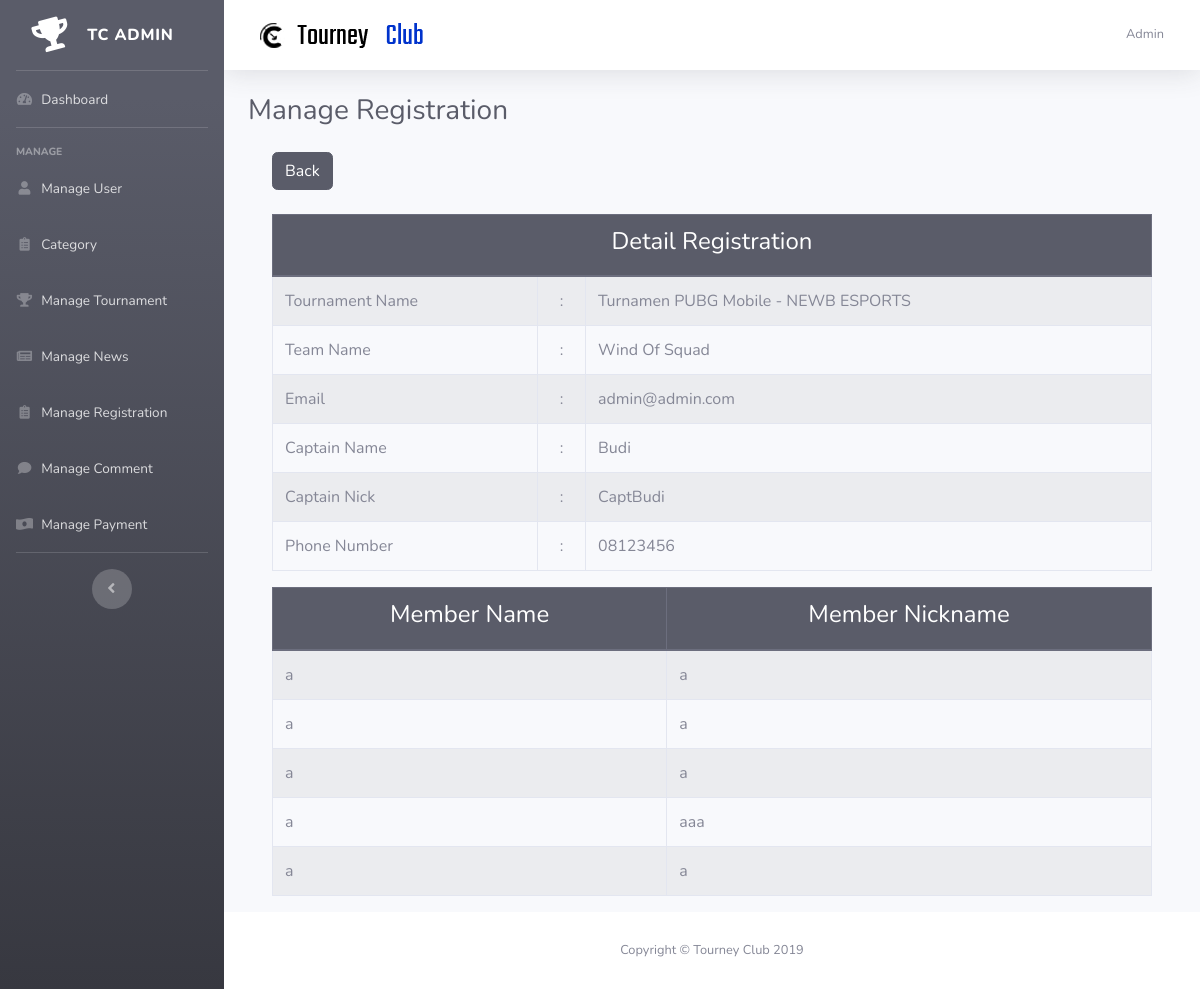
/admin/index.php?page=detail_registration&id_registration=29 (signed in), run on the app's committed database.
### tables this page shows
CREATE TABLE `tb_user` (
  `id_user` int(11) NOT NULL,
  `email` varchar(128) NOT NULL,
  `username` varchar(255) NOT NULL,
  `password` varchar(255) NOT NULL,
  `level` varchar(50) NOT NULL,
  `about` text NOT NULL,
  `date_birth` varchar(128) NOT NULL,
  `image` text NOT NULL,
  `date_created` datetime NOT NULL DEFAULT current_timestamp()
);

CREATE TABLE `tb_regist` (
  `id_regist` int(11) NOT NULL,
  `id_user` int(11) NOT NULL,
  `id_category` int(11) NOT NULL,
  `payment` text NOT NULL,
  `tournament_name` varchar(128) NOT NULL,
  `team_name` varchar(128) NOT NULL,
  `email` varchar(128) NOT NULL,
  `captain_name` varchar(128) NOT NULL,
  `captain_nick` varchar(128) NOT NULL,
  `phone_number` varchar(128) NOT NULL,
  `member1` varchar(128) NOT NULL,
  `member2` varchar(128) NOT NULL,
  `member3` varchar(128) NOT NULL,
  `member4` varchar(128) NOT NULL,
  `member5` varchar(128) NOT NULL,
  `nick1` varchar(128) NOT NULL,
  `nick2` varchar(128) NOT NULL,
  `nick3` varchar(128) NOT NULL,
  `nick4` varchar(128) NOT NULL,
  `nick5` varchar(128) NOT NULL,
  `date_regist` datetime NOT NULL DEFAULT current_timestamp()
);

### admin/detail_registration.php (the view, shortened to what this page needs)
<?php
include "koneksi.php";
$id=$_GET['id_registration'];
$query="SELECT * FROM tb_regist WHERE id_regist='$id'";
$hasil=mysqli_query($koneksi,$query);
$data=mysqli_fetch_array($hasil);
?>
<h1 class="h3 mb-4 text-gray-800">Manage Registration</h1>
	<div class="container">
		<a href="?page=manage_registration" class="btn btn-dark text-white">Back</a><br><br>
		<form>
<table class="table table-striped table-bordered">
	<thead class="thead-dark">
		<th colspan="3" style="text-align: center;"><h4>Detail Registration</h4></th>
	</thead>
	<tr>
		<td>Tournament Name</td>
		<td style="text-align: center;"> : </td>
		<td><?php echo $data['tournament_name']?></td>
	</tr>
	<tr>
		<td>Team Name</td>
		<td style="text-align: center;"> : </td>
		<td><?php echo $data['team_name']?></td>
	</tr>
	<tr>
		<td>Email</td>
		<td style="text-align: center;"> : </td>
		<td><?php echo $data['email']?></td>
	</tr>
	<tr>
		<td>Captain Name</td>
		<td style="text-align: center;"> : </td>
		<td><?php echo $data['captain_name']?></td>
	</tr>
	<tr>
		<td>Captain Nick</td>
		<td style="text-align: center;"> : </td>
		<td><?php echo $data['captain_nick']?></td>
	</tr>
	<tr>
		<td>Phone Number</td>
		<td style="text-align: center;"> : </td>
		<td><?php echo $data['phone_number']?></td>
	</tr>
</table>
<table class="table table-striped table-bordered">
	<thead class="thead-dark">
		<th style="text-align: center;"><h4>Member Name</h4></th>
		<th style="text-align: center;"><h4>Member Nickname</h4></th>
	</thead>
	<tr>
		<td><?php echo $data['member1']?></td>
		<td><?php echo $data['nick1']?></td>
	</tr>
	<tr>
		<td><?php echo $data['member2']?></td>
		<td><?php echo $data['nick2']?></td>
	</tr>
	<tr>
		<td><?php echo $data['member3']?></td>
		<td><?php echo $data['nick3']?></td>
	</tr>
	<tr>
		<td><?php echo $data['member4']?></td>
		<td><?php echo $data['nick4']?></td>
	</tr>
	<tr>
		<td><?php echo $data['member5']?></td>
		<td><?php echo $data['nick5']?></td>
	</tr>
</table>
</form>
</div>

### admin/index.php (shortened to what this page needs)
<?php
  include "koneksi.php";
  @$session = $_SESSION['email'];
  $query_user = "SELECT * FROM tb_user WHERE email='$session'";
  $hasil_user = mysqli_query($koneksi, $query_user);
  $data_user = mysqli_fetch_array($hasil_user);
?>
<!DOCTYPE html>
<html lang="en">
<head>
  <link href="vendor/fontawesome-free/css/all.min.css" rel="stylesheet" type="text/css">
  <link href="css/sb-admin-2.min.css" rel="stylesheet">
</head>
<body id="page-top">
  <div id="wrapper">
    <ul class="navbar-nav bg-gradient-dark sidebar sidebar-dark accordion" id="accordionSidebar">
      <a class="sidebar-brand d-flex align-items-center justify-content-center" href="index.php?page=dashboard">
        <div class="sidebar-brand-icon rotate-n-15">
          <i class="fas fa-trophy"></i>
        </div>
        <div class="sidebar-brand-text mx-3">TC Admin</div>
      </a>
      <hr class="sidebar-divider my-0">
      <li class="nav-item">
        <a class="nav-link" href="?page=dashboard">
          <i class="fas fa-fw fa-tachometer-alt"></i>
          <span>Dashboard</span></a>
      </li>
      <hr class="sidebar-divider">
      <div class="sidebar-heading">
        Manage
      </div>
      <li class="nav-item">
        <a class="nav-link" href="?page=manage_user">
          <i class="fas fa-fw fa-user"></i>
          <span>Manage User</span></a>
      </li>
      <li class="nav-item">
        <a class="nav-link" href="?page=category">
          <i class="fas fa-fw fa-clipboard-list"></i>
          <span>Category</span></a>
      </li>
      <li class="nav-item">
        <a class="nav-link" href="?page=manage_tournament">
          <i class="fas fa-fw fa-trophy"></i>
          <span>Manage Tournament</span></a>
      </li>
      <li class="nav-item">
        <a class="nav-link" href="?page=manage_news">
          <i class="fas fa-fw fa-newspaper"></i>
          <span>Manage News</span></a>
      </li>
      <li class="nav-item">
        <a class="nav-link" href="?page=manage_registration">
          <i class="fas fa-fw fa-clipboard-list"></i>
          <span>Manage Registration</span></a>
      </li>
      <li class="nav-item">
        <a class="nav-link" href="?page=manage_comment">
          <i class="fas fa-fw fa-comment"></i>
          <span>Manage Comment</span></a>
      </li>
      <li class="nav-item">
        <a class="nav-link" href="?page=manage_payment">
          <i class="fas fa-fw fa-money-bill-wave-alt"></i>
          <span>Manage Payment</span></a>
      </li>
      <hr class="sidebar-divider d-none d-md-block">
      <div class="text-center d-none d-md-inline">
        <button class="rounded-circle border-0" id="sidebarToggle"></button>
      </div>
    </ul>
    <div id="content-wrapper" class="d-flex flex-column">
      <div id="content">
        <nav class="navbar navbar-expand navbar-light bg-white topbar mb-4 static-top shadow">
          <form class="d-none d-sm-inline-block form-inline mr-auto ml-md-3 my-2 my-md-0 mw-100 navbar-search">
            <div class="input-group">
              <img src="../img/logo-admin.png">
            </div>
          </form>
          <ul class="navbar-nav ml-auto">
            <li class="nav-item dropdown no-arrow">
              <a class="nav-link dropdown-toggle" href="#" id="userDropdown" role="button" data-toggle="dropdown" aria-haspopup="true" aria-expanded="false">
                <span class="mr-2 d-none d-lg-inline text-gray-600 small"><?= $data_user['username'] ?></span>
              </a>
            </li>
          </ul>
        </nav>
        <div class="container-fluid">
          <div>
    <?php
    if (isset($_GET['page'])) {
      $page = $_GET['page'];
      switch ($page) {
        case 'detail_registration':
          include "detail_registration.php";
          break;
      }
    }
    else {
      include "dashboard.php";
    }
    ?>
  </div>
        </div>
      </div>
      <footer class="sticky-footer bg-white">
        <div class="container my-auto">
          <div class="copyright text-center my-auto">
            <span>Copyright &copy; Tourney Club 2019</span>
          </div>
        </div>
      </footer>
    </div>
  </div>
</body>
</html>

### data on the page
tb_user: username "Admin"
tb_regist: tournament_name "Turnamen PUBG Mobile - NEWB ESPORTS", team_name "Wind Of Squad", email "admin@admin.com", captain_name "Budi", captain_nick "CaptBudi", phone_number "08123456", member1 "a", nick1 "a", member2 "a", nick2 "a", member3 "a", nick3 "a", member4 "a", nick4 "aaa", member5 "a", nick5 "a"
